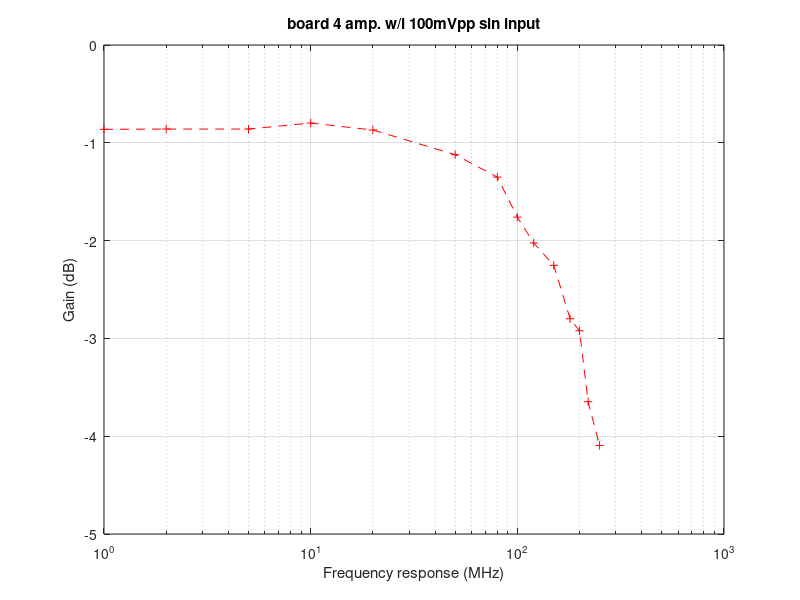

The MATLAB script that drew this image:
clear all;
close all;
clc;
format long;

freq=[1 2 5 10 20 50 80 100 120 150 180 200 220 250];%MHz
inVpp=[50.2+48.2 48.9+50.9 50.9+48.9 48.2+50.9 50.2+47.5 47.7+48.9 46.2+48.2 48.6+46.8 45.9+47.9 47.6+45.2 44.7+47.5 46.8+44.9 43.8+46.6 45+42.8];
outVpp=[44.2+44.9 44.9+45.5 45.5+44.9 45.5+44.9 43.5+44.9 43.4+41.5 41.3+39.5 38.8+39.1 36.7+37.6 35.8+35.8 32.9+33.9 33.2+32.3 29.3+30.1 26.7+28.1];
flen=length(freq);

for i=1:flen
    gain(i)=outVpp(i)/inVpp(i);
    gaindB(i)=20*log10(gain(i));
end
figure(1)
semilogx(freq,gaindB,'r--+');
grid on
xlabel('Frequency response (MHz)');
ylabel('Gain (dB)');
title('board 4 amp. w/i 100mVpp sin input');
%figure(2)
%plot(freq,gain,'r--+');